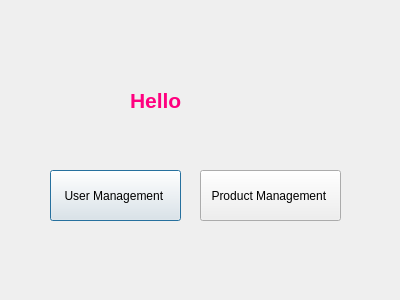
<?xml version="1.0" encoding="UTF-8"?>
<ui version="4.0">
 <class>adminfunctions</class>
 <widget class="QDialog" name="adminfunctions">
  <property name="geometry">
   <rect>
    <x>0</x>
    <y>0</y>
    <width>400</width>
    <height>300</height>
   </rect>
  </property>
  <property name="windowTitle">
   <string>Dialog</string>
  </property>
  <widget class="QLabel" name="label">
   <property name="geometry">
    <rect>
     <x>90</x>
     <y>60</y>
     <width>37</width>
     <height>12</height>
    </rect>
   </property>
   <property name="text">
    <string/>
   </property>
  </widget>
  <widget class="QLabel" name="label_hello">
   <property name="geometry">
    <rect>
     <x>130</x>
     <y>70</y>
     <width>201</width>
     <height>61</height>
    </rect>
   </property>
   <property name="text">
    <string>&lt;html&gt;&lt;head/&gt;&lt;body&gt;&lt;p&gt;&lt;span style=&quot; font-size:16pt; font-weight:700; color:#ff007f;&quot;&gt;Hello&lt;/span&gt;&lt;/p&gt;&lt;/body&gt;&lt;/html&gt;</string>
   </property>
  </widget>
  <widget class="QPushButton" name="pushButton">
   <property name="geometry">
    <rect>
     <x>50</x>
     <y>170</y>
     <width>131</width>
     <height>51</height>
    </rect>
   </property>
   <property name="text">
    <string>User Management </string>
   </property>
  </widget>
  <widget class="QPushButton" name="pushButton_2">
   <property name="geometry">
    <rect>
     <x>200</x>
     <y>170</y>
     <width>141</width>
     <height>51</height>
    </rect>
   </property>
   <property name="text">
    <string>Product Management </string>
   </property>
  </widget>
 </widget>
 <resources/>
 <connections/>
</ui>
